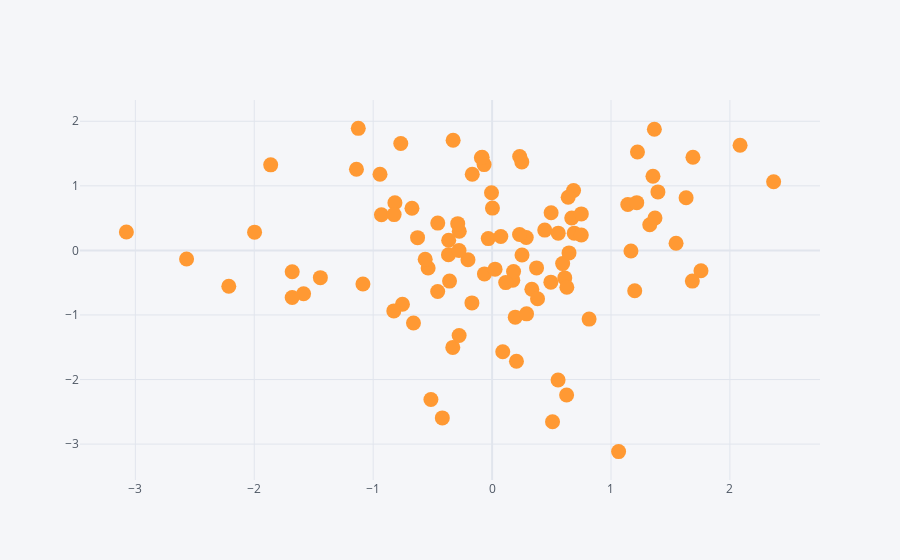

The notebook cell saved with this chart:
### Markdown cell above
## Scatter

### Code cell
df.iplot(kind='scatter', x='A', y='B', mode='markers', size=15)
